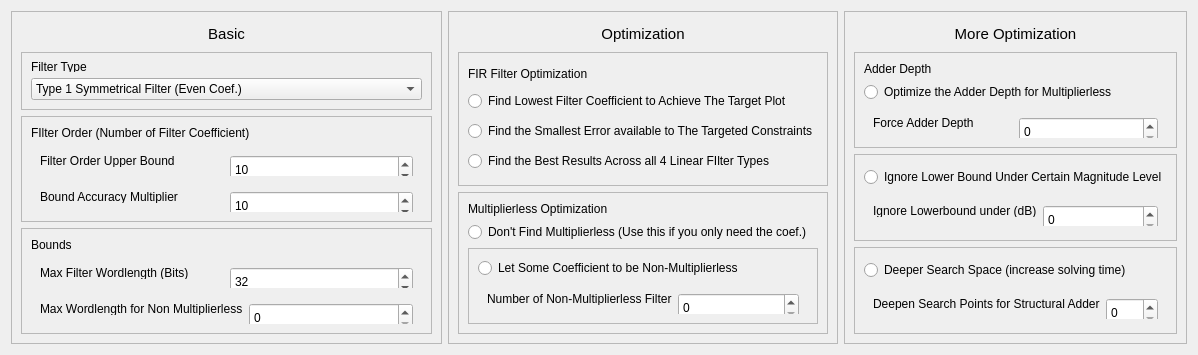
         <widget class="QWidget" name="tab_1">
          <attribute name="title">
           <string>Filter Constraints</string>
          </attribute>
          <layout class="QHBoxLayout" name="horizontalLayout_2">
           <item>
            <widget class="QFrame" name="frame_2">
             <property name="sizePolicy">
              <sizepolicy hsizetype="Preferred" vsizetype="Expanding">
               <horstretch>0</horstretch>
               <verstretch>0</verstretch>
              </sizepolicy>
             </property>
             <property name="minimumSize">
              <size>
               <width>300</width>
               <height>0</height>
              </size>
             </property>
             <property name="maximumSize">
              <size>
               <width>500</width>
               <height>16777215</height>
              </size>
             </property>
             <property name="font">
              <font>
               <pointsize>9</pointsize>
              </font>
             </property>
             <property name="frameShape">
              <enum>QFrame::StyledPanel</enum>
             </property>
             <property name="frameShadow">
              <enum>QFrame::Raised</enum>
             </property>
             <layout class="QVBoxLayout" name="verticalLayout_20">
              <item>
               <widget class="QLabel" name="label_18">
                <property name="minimumSize">
                 <size>
                  <width>0</width>
                  <height>25</height>
                 </size>
                </property>
                <property name="maximumSize">
                 <size>
                  <width>16777215</width>
                  <height>25</height>
                 </size>
                </property>
                <property name="font">
                 <font>
                  <pointsize>11</pointsize>
                 </font>
                </property>
                <property name="autoFillBackground">
                 <bool>true</bool>
                </property>
                <property name="text">
                 <string>Basic</string>
                </property>
                <property name="alignment">
                 <set>Qt::AlignCenter</set>
                </property>
               </widget>
              </item>
              <item>
               <widget class="QFrame" name="frame_16">
                <property name="minimumSize">
                 <size>
                  <width>0</width>
                  <height>40</height>
                 </size>
                </property>
                <property name="maximumSize">
                 <size>
                  <width>16777215</width>
                  <height>60</height>
                 </size>
                </property>
                <property name="frameShape">
                 <enum>QFrame::StyledPanel</enum>
                </property>
                <property name="frameShadow">
                 <enum>QFrame::Raised</enum>
                </property>
                <layout class="QVBoxLayout" name="verticalLayout_25">
                 <item>
                  <widget class="QLabel" name="label_26">
                   <property name="maximumSize">
                    <size>
                     <width>16777215</width>
                     <height>10</height>
                    </size>
                   </property>
                   <property name="text">
                    <string>Filter Type</string>
                   </property>
                  </widget>
                 </item>
                 <item>
                  <widget class="QComboBox" name="filter_type_drop">
                   <property name="minimumSize">
                    <size>
                     <width>0</width>
                     <height>20</height>
                    </size>
                   </property>
                   <item>
                    <property name="text">
                     <string>Type 1 Symmetrical Filter (Even Coef.)</string>
                    </property>
                   </item>
                   <item>
                    <property name="text">
                     <string>Type 2 Symmetrical Filter (Odd Coef.)</string>
                    </property>
                   </item>
                   <item>
                    <property name="text">
                     <string>Type 3 Anti-Symmetrical Filter (Even Coef.)</string>
                    </property>
                   </item>
                   <item>
                    <property name="text">
                     <string>Type 4 Anti-Symmetrical FIlter (Odd Coef.)</string>
                    </property>
                   </item>
                   <item>
                    <property name="text">
                     <string>Type 1 Symmetrical Filter (Martin Kumm)</string>
                    </property>
                   </item>
                   <item>
                    <property name="text">
                     <string>Type 2 Symmetrical Filter (Martin Kumm)</string>
                    </property>
                   </item>
                   <item>
                    <property name="text">
                     <string>Type 3 Anti-Symmetrical Filter (Martin Kumm)</string>
                    </property>
                   </item>
                   <item>
                    <property name="text">
                     <string>Type 4 Anti-Symmetrical Filter (Martin Kumm)</string>
                    </property>
                   </item>
                   <item>
                    <property name="text">
                     <string>Non-Linear Phase Filter (Very Hard to Solve, Might not be Optimal)</string>
                    </property>
                   </item>
                  </widget>
                 </item>
                </layout>
               </widget>
              </item>
              <item>
               <widget class="QFrame" name="frame_14">
                <property name="minimumSize">
                 <size>
                  <width>0</width>
                  <height>40</height>
                 </size>
                </property>
                <property name="maximumSize">
                 <size>
                  <width>16777215</width>
                  <height>131313</height>
                 </size>
                </property>
                <property name="frameShape">
                 <enum>QFrame::StyledPanel</enum>
                </property>
                <property name="frameShadow">
                 <enum>QFrame::Raised</enum>
                </property>
                <layout class="QVBoxLayout" name="verticalLayout_23">
                 <item>
                  <widget class="QLabel" name="label_25">
                   <property name="maximumSize">
                    <size>
                     <width>16777215</width>
                     <height>15</height>
                    </size>
                   </property>
                   <property name="text">
                    <string>FIlter Order (Number of Filter Coefficient)</string>
                   </property>
                  </widget>
                 </item>
                 <item>
                  <widget class="QWidget" name="widget_17" native="true">
                   <property name="maximumSize">
                    <size>
                     <width>16777215</width>
                     <height>30</height>
                    </size>
                   </property>
                   <layout class="QHBoxLayout" name="horizontalLayout_16">
                    <item>
                     <widget class="QLabel" name="label_23">
                      <property name="text">
                       <string>Filter Order Upper Bound</string>
                      </property>
                     </widget>
                    </item>
                    <item>
                     <widget class="QSpinBox" name="order_upper_box">
                      <property name="minimumSize">
                       <size>
                        <width>0</width>
                        <height>30</height>
                       </size>
                      </property>
                      <property name="maximum">
                       <number>999999999</number>
                      </property>
                      <property name="value">
                       <number>10</number>
                      </property>
                     </widget>
                    </item>
                   </layout>
                  </widget>
                 </item>
                 <item>
                  <widget class="QWidget" name="widget_26" native="true">
                   <property name="maximumSize">
                    <size>
                     <width>16777215</width>
                     <height>30</height>
                    </size>
                   </property>
                   <layout class="QHBoxLayout" name="horizontalLayout_27">
                    <item>
                     <widget class="QLabel" name="label_28">
                      <property name="text">
                       <string>Bound Accuracy Multiplier</string>
                      </property>
                     </widget>
                    </item>
                    <item>
                     <widget class="QSpinBox" name="bound_accuracy">
                      <property name="minimumSize">
                       <size>
                        <width>0</width>
                        <height>30</height>
                       </size>
                      </property>
                      <property name="maximum">
                       <number>999999999</number>
                      </property>
                      <property name="value">
                       <number>10</number>
                      </property>
                     </widget>
                    </item>
                   </layout>
                  </widget>
                 </item>
                </layout>
               </widget>
              </item>
              <item>
               <widget class="QFrame" name="frame_20">
                <property name="minimumSize">
                 <size>
                  <width>0</width>
                  <height>40</height>
                 </size>
                </property>
                <property name="maximumSize">
                 <size>
                  <width>16777215</width>
                  <height>131313</height>
                 </size>
                </property>
                <property name="frameShape">
                 <enum>QFrame::StyledPanel</enum>
                </property>
                <property name="frameShadow">
                 <enum>QFrame::Raised</enum>
                </property>
                <layout class="QVBoxLayout" name="verticalLayout_24">
                 <item>
                  <widget class="QLabel" name="label_33">
                   <property name="minimumSize">
                    <size>
                     <width>0</width>
                     <height>0</height>
                    </size>
                   </property>
                   <property name="maximumSize">
                    <size>
                     <width>16777215</width>
                     <height>15</height>
                    </size>
                   </property>
                   <property name="text">
                    <string>Bounds</string>
                   </property>
                  </widget>
                 </item>
                 <item>
                  <widget class="QWidget" name="widget_18" native="true">
                   <property name="maximumSize">
                    <size>
                     <width>16777215</width>
                     <height>30</height>
                    </size>
                   </property>
                   <layout class="QHBoxLayout" name="horizontalLayout_17">
                    <item>
                     <widget class="QLabel" name="label_24">
                      <property name="text">
                       <string>Max Filter Wordlength (Bits)</string>
                      </property>
                     </widget>
                    </item>
                    <item>
                     <widget class="QSpinBox" name="wordlength_box">
                      <property name="minimumSize">
                       <size>
                        <width>0</width>
                        <height>30</height>
                       </size>
                      </property>
                      <property name="value">
                       <number>32</number>
                      </property>
                     </widget>
                    </item>
                   </layout>
                  </widget>
                 </item>
                 <item>
                  <widget class="QWidget" name="widget_21" native="true">
                   <property name="maximumSize">
                    <size>
                     <width>16777215</width>
                     <height>30</height>
                    </size>
                   </property>
                   <layout class="QHBoxLayout" name="horizontalLayout_20">
                    <item>
                     <widget class="QLabel" name="label_32">
                      <property name="text">
                       <string>Max Wordlength for Non Multiplierless</string>
                      </property>
                     </widget>
                    </item>
                    <item>
                     <widget class="QSpinBox" name="wordlength_box_2">
                      <property name="minimumSize">
                       <size>
                        <width>0</width>
                        <height>30</height>
                       </size>
                      </property>
                     </widget>
                    </item>
                   </layout>
                  </widget>
                 </item>
                </layout>
               </widget>
              </item>
             </layout>
            </widget>
           </item>
           <item>
            <widget class="QFrame" name="frame_3">
             <property name="minimumSize">
              <size>
               <width>300</width>
               <height>0</height>
              </size>
             </property>
             <property name="maximumSize">
              <size>
               <width>500</width>
               <height>16777215</height>
              </size>
             </property>
             <property name="frameShape">
              <enum>QFrame::StyledPanel</enum>
             </property>
             <property name="frameShadow">
              <enum>QFrame::Raised</enum>
             </property>
             <layout class="QVBoxLayout" name="verticalLayout_22">
              <item>
               <widget class="QLabel" name="label_20">
                <property name="minimumSize">
                 <size>
                  <width>0</width>
                  <height>25</height>
                 </size>
                </property>
                <property name="maximumSize">
                 <size>
                  <width>16777215</width>
                  <height>25</height>
                 </size>
                </property>
                <property name="font">
                 <font>
                  <pointsize>11</pointsize>
                 </font>
                </property>
                <property name="autoFillBackground">
                 <bool>true</bool>
                </property>
                <property name="text">
                 <string>Optimization</string>
                </property>
                <property name="alignment">
                 <set>Qt::AlignCenter</set>
                </property>
               </widget>
              </item>
              <item>
               <widget class="QFrame" name="frame_15">
                <property name="sizePolicy">
                 <sizepolicy hsizetype="Preferred" vsizetype="Preferred">
                  <horstretch>0</horstretch>
                  <verstretch>0</verstretch>
                 </sizepolicy>
                </property>
                <property name="minimumSize">
                 <size>
                  <width>0</width>
                  <height>40</height>
                 </size>
                </property>
                <property name="maximumSize">
                 <size>
                  <width>16777215</width>
                  <height>3123123</height>
                 </size>
                </property>
                <property name="font">
                 <font>
                  <pointsize>9</pointsize>
                 </font>
                </property>
                <property name="frameShape">
                 <enum>QFrame::StyledPanel</enum>
                </property>
                <property name="frameShadow">
                 <enum>QFrame::Raised</enum>
                </property>
                <layout class="QVBoxLayout" name="verticalLayout_21">
                 <item>
                  <widget class="QLabel" name="label_30">
                   <property name="maximumSize">
                    <size>
                     <width>16777215</width>
                     <height>15</height>
                    </size>
                   </property>
                   <property name="text">
                    <string>FIR Filter Optimization</string>
                   </property>
                  </widget>
                 </item>
                 <item>
                  <widget class="QRadioButton" name="radioButton_7">
                   <property name="text">
                    <string>Find Lowest Filter Coefficient to Achieve The Target Plot</string>
                   </property>
                  </widget>
                 </item>
                 <item>
                  <widget class="QRadioButton" name="radioButton_8">
                   <property name="text">
                    <string>Find the Smallest Error available to The Targeted Constraints</string>
                   </property>
                  </widget>
                 </item>
                 <item>
                  <widget class="QRadioButton" name="radioButton_10">
                   <property name="text">
                    <string>Find the Best Results Across all 4 Linear FIlter Types</string>
                   </property>
                  </widget>
                 </item>
                </layout>
               </widget>
              </item>
              <item>
               <widget class="QFrame" name="frame_17">
                <property name="minimumSize">
                 <size>
                  <width>0</width>
                  <height>40</height>
                 </size>
                </property>
                <property name="maximumSize">
                 <size>
                  <width>16777215</width>
                  <height>131313</height>
                 </size>
                </property>
                <property name="font">
                 <font>
                  <pointsize>9</pointsize>
                 </font>
                </property>
                <property name="frameShape">
                 <enum>QFrame::StyledPanel</enum>
                </property>
                <property name="frameShadow">
                 <enum>QFrame::Raised</enum>
                </property>
                <layout class="QVBoxLayout" name="verticalLayout_19">
                 <item>
                  <widget class="QLabel" name="label_29">
                   <property name="maximumSize">
                    <size>
                     <width>16777215</width>
                     <height>15</height>
                    </size>
                   </property>
                   <property name="text">
                    <string>Multiplierless Optimization</string>
                   </property>
                  </widget>
                 </item>
                 <item>
                  <widget class="QRadioButton" name="radioButton_11">
                   <property name="text">
                    <string>Don't Find Multiplierless (Use this if you only need the coef.)</string>
                   </property>
                  </widget>
                 </item>
                 <item>
                  <widget class="QFrame" name="frame_18">
                   <property name="font">
                    <font>
                     <pointsize>9</pointsize>
                    </font>
                   </property>
                   <property name="frameShape">
                    <enum>QFrame::StyledPanel</enum>
                   </property>
                   <property name="frameShadow">
                    <enum>QFrame::Raised</enum>
                   </property>
                   <layout class="QVBoxLayout" name="verticalLayout_18">
                    <item>
                     <widget class="QRadioButton" name="radioButton_12">
                      <property name="text">
                       <string>Let Some Coefficient to be Non-Multiplierless</string>
                      </property>
                     </widget>
                    </item>
                    <item>
                     <widget class="QWidget" name="widget_19" native="true">
                      <property name="maximumSize">
                       <size>
                        <width>16777215</width>
                        <height>30</height>
                       </size>
                      </property>
                      <layout class="QHBoxLayout" name="horizontalLayout_18">
                       <item>
                        <widget class="QLabel" name="label_27">
                         <property name="text">
                          <string>Number of Non-Multiplierless Filter</string>
                         </property>
                        </widget>
                       </item>
                       <item>
                        <widget class="QSpinBox" name="wordlength_box_3">
                         <property name="minimumSize">
                          <size>
                           <width>0</width>
                           <height>30</height>
                          </size>
                         </property>
                        </widget>
                       </item>
                      </layout>
                     </widget>
                    </item>
                   </layout>
                  </widget>
                 </item>
                </layout>
               </widget>
              </item>
             </layout>
            </widget>
           </item>
           <item>
            <widget class="QFrame" name="frame_12">
             <property name="minimumSize">
              <size>
               <width>300</width>
               <height>0</height>
              </size>
             </property>
             <property name="maximumSize">
              <size>
               <width>500</width>
               <height>16777215</height>
              </size>
             </property>
             <property name="frameShape">
              <enum>QFrame::StyledPanel</enum>
             </property>
             <property name="frameShadow">
              <enum>QFrame::Raised</enum>
             </property>
             <layout class="QVBoxLayout" name="verticalLayout_17">
              <item>
               <widget class="QLabel" name="label_19">
                <property name="minimumSize">
                 <size>
                  <width>0</width>
                  <height>25</height>
                 </size>
                </property>
                <property name="maximumSize">
                 <size>
                  <width>16777215</width>
                  <height>25</height>
                 </size>
                </property>
                <property name="font">
                 <font>
                  <pointsize>11</pointsize>
                 </font>
                </property>
                <property name="autoFillBackground">
                 <bool>true</bool>
                </property>
                <property name="text">
                 <string>More Optimization</string>
                </property>
                <property name="alignment">
                 <set>Qt::AlignCenter</set>
                </property>
               </widget>
              </item>
              <item>
               <widget class="QFrame" name="frame_21">
                <property name="minimumSize">
                 <size>
                  <width>0</width>
                  <height>40</height>
                 </size>
                </property>
                <property name="maximumSize">
                 <size>
                  <width>16777215</width>
                  <height>131313</height>
                 </size>
                </property>
                <property name="font">
                 <font>
                  <pointsize>9</pointsize>
                 </font>
                </property>
                <property name="frameShape">
                 <enum>QFrame::StyledPanel</enum>
                </property>
                <property name="frameShadow">
                 <enum>QFrame::Raised</enum>
                </property>
                <layout class="QVBoxLayout" name="verticalLayout_26">
                 <item>
                  <widget class="QLabel" name="label_34">
                   <property name="maximumSize">
                    <size>
                     <width>16777215</width>
                     <height>20</height>
                    </size>
                   </property>
                   <property name="text">
                    <string>Adder Depth</string>
                   </property>
                  </widget>
                 </item>
                 <item>
                  <widget class="QRadioButton" name="radioButton_14">
                   <property name="text">
                    <string>Optimize the Adder Depth for Multiplierless</string>
                   </property>
                  </widget>
                 </item>
                 <item>
                  <widget class="QWidget" name="widget_23" native="true">
                   <property name="maximumSize">
                    <size>
                     <width>16777215</width>
                     <height>30</height>
                    </size>
                   </property>
                   <layout class="QHBoxLayout" name="horizontalLayout_22">
                    <item>
                     <widget class="QLabel" name="label_36">
                      <property name="text">
                       <string>Force Adder Depth</string>
                      </property>
                     </widget>
                    </item>
                    <item>
                     <widget class="QSpinBox" name="order_lower_box_2">
                      <property name="minimumSize">
                       <size>
                        <width>0</width>
                        <height>30</height>
                       </size>
                      </property>
                     </widget>
                    </item>
                   </layout>
                  </widget>
                 </item>
                </layout>
               </widget>
              </item>
              <item>
               <widget class="QFrame" name="frame">
                <property name="minimumSize">
                 <size>
                  <width>0</width>
                  <height>40</height>
                 </size>
                </property>
                <property name="maximumSize">
                 <size>
                  <width>16777215</width>
                  <height>100</height>
                 </size>
                </property>
                <property name="font">
                 <font>
                  <pointsize>9</pointsize>
                 </font>
                </property>
                <property name="frameShape">
                 <enum>QFrame::StyledPanel</enum>
                </property>
                <property name="frameShadow">
                 <enum>QFrame::Raised</enum>
                </property>
                <layout class="QVBoxLayout" name="verticalLayout_7">
                 <item>
                  <widget class="QRadioButton" name="radioButton_4">
                   <property name="text">
                    <string>Ignore Lower Bound Under Certain Magnitude Level</string>
                   </property>
                  </widget>
                 </item>
                 <item>
                  <widget class="QWidget" name="widget_5" native="true">
                   <property name="maximumSize">
                    <size>
                     <width>16777215</width>
                     <height>30</height>
                    </size>
                   </property>
                   <layout class="QHBoxLayout" name="horizontalLayout_3">
                    <item>
                     <widget class="QLabel" name="label_16">
                      <property name="text">
                       <string>Ignore Lowerbound under (dB)</string>
                      </property>
                     </widget>
                    </item>
                    <item>
                     <widget class="QSpinBox" name="order_lower_box_3">
                      <property name="minimumSize">
                       <size>
                        <width>0</width>
                        <height>30</height>
                       </size>
                      </property>
                     </widget>
                    </item>
                   </layout>
                  </widget>
                 </item>
                </layout>
               </widget>
              </item>
              <item>
               <widget class="QFrame" name="frame_13">
                <property name="minimumSize">
                 <size>
                  <width>0</width>
                  <height>40</height>
                 </size>
                </property>
                <property name="maximumSize">
                 <size>
                  <width>16777215</width>
                  <height>3131312</height>
                 </size>
                </property>
                <property name="font">
                 <font>
                  <pointsize>9</pointsize>
                 </font>
                </property>
                <property name="frameShape">
                 <enum>QFrame::StyledPanel</enum>
                </property>
                <property name="frameShadow">
                 <enum>QFrame::Raised</enum>
                </property>
                <layout class="QVBoxLayout" name="verticalLayout_27">
                 <item>
                  <widget class="QRadioButton" name="radioButton_5">
                   <property name="text">
                    <string>Deeper Search Space (increase solving time)</string>
                   </property>
                  </widget>
                 </item>
                 <item>
                  <widget class="QWidget" name="widget_15" native="true">
                   <property name="maximumSize">
                    <size>
                     <width>16777215</width>
                     <height>30</height>
                    </size>
                   </property>
                   <layout class="QHBoxLayout" name="horizontalLayout_14">
                    <item>
                     <widget class="QLabel" name="label_21">
                      <property name="text">
                       <string>Deepen Search Points for Structural Adder</string>
                      </property>
                     </widget>
                    </item>
                    <item>
                     <widget class="QSpinBox" name="order_upper_box_2">
                      <property name="minimumSize">
                       <size>
                        <width>0</width>
                        <height>30</height>
                       </size>
                      </property>
                     </widget>
                    </item>
                   </layout>
                  </widget>
                 </item>
                </layout>
               </widget>
              </item>
             </layout>
            </widget>
           </item>
          </layout>
         </widget>
